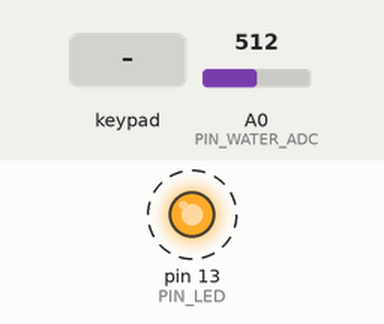
The sketch below on a simulated Arduino Uno, built with avr-gcc and run on an emulated ATmega328P. Shown: output pins drawn as LEDs (lit = HIGH). Dashed ring = blinking. The test bench sets the inputs (shaded band); at power-on: A0 (PIN_WATER_ADC) = 512. Pins used as bus, display or sensor lines are not drawn; what the sketch prints to the serial monitor is not drawn.

Above: at 1.2 s.
1.3 s: key '1' pressed
3.5 s: keypad keys 2 3 4 5 pressed 0.4 s apart
7.5 s: key '*' pressed
9.5 s: keypad keys 2 3 4 5 # pressed 0.4 s apart
Timing chart, 0 to 14.5 s (numbered marks = the images above; inputs shaded):
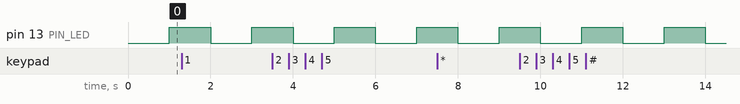

The sketch:

factory_demo_arduino.ino
```cpp
// factory_demo_arduino.ino
// Demo: water-level (ADC), keypad setpoint, status via Serial, PWM pump, watchdog
// Boards: Arduino UNO / ATmega328P @ 16 MHz
#include <Keypad.h>
#include <avr/wdt.h>

// -------- Pins --------
const uint8_t PIN_WATER_ADC = A0;   // water level sensor (0-1023)
const uint8_t PIN_PUMP_PWM  = 5;    // OC0B (Timer0 PWM-capable on UNO), drives pump/valve
const uint8_t PIN_LED       = 13;   // heartbeat

// -------- Keypad (4x3) --------
// Rows: D2..D5, Cols: D6..D8  (adjust to your wiring)
const byte ROWS = 4, COLS = 3;
char keys[ROWS][COLS] = {
  {'1','2','3'},
  {'4','5','6'},
  {'7','8','9'},
  {'*','0','#'}
};
byte rowPins[ROWS] = {2,3,4,5};
byte colPins[COLS] = {6,7,8};
Keypad keypad = Keypad(makeKeymap(keys), rowPins, colPins, ROWS, COLS);

// -------- State --------
int setpoint = 600;               // target water level (0-1023)
int adcVal   = 0;                 // current water level
String entry = "";                // keypad entry buffer
unsigned long lastPrint = 0;

void setup() {
  pinMode(PIN_LED, OUTPUT);
  pinMode(PIN_PUMP_PWM, OUTPUT);
  analogWrite(PIN_PUMP_PWM, 0);   // pump off

  Serial.begin(9600);             // 8N1
  wdt_enable(WDTO_2S);            // enable watchdog ~2s

  // Small banner
  Serial.println(F("Factory demo (ADC+Keypad+PWM+WDT)"));
  Serial.println(F("Enter setpoint (0..1023) then press #"));
}

void loop() {
  // ----- Read keypad (non-blocking) -----
  char k = keypad.getKey();
  if (k) {
    if (k >= '0' && k <= '9') {
      entry += k;
      Serial.print(k);
    } else if (k == '#') {
      if (entry.length() > 0) {
        long v = entry.toInt();
        if (v < 0) v = 0;
        if (v > 1023) v = 1023;
        setpoint = (int)v;
      }
      Serial.print(F(" -> setpoint="));
      Serial.println(setpoint);
      entry = "";
    } else if (k == '*') {
      entry = "";
      Serial.println(F("\nCleared"));
    }
  }

  // ----- Sample water level (ADC) -----
  adcVal = analogRead(PIN_WATER_ADC);

  // ----- Simple control: drive pump based on error -----
  int error = setpoint - adcVal;          // positive -> need more water
  int duty  = 0;
  if (error > 0) {
    // map error (0..512) -> duty (0..255)
    long e = error; if (e > 512) e = 512;
    duty = (int)(e * 255L / 512L);
  } else {
    duty = 0; // above setpoint -> stop pump
  }
  analogWrite(PIN_PUMP_PWM, duty);

  // ----- Heartbeat + periodic status -----
  if (millis() - lastPrint >= 1000) {
    lastPrint = millis();
    digitalWrite(PIN_LED, !digitalRead(PIN_LED));
    Serial.print(F("ADC=")); Serial.print(adcVal);
    Serial.print(F("  SP=")); Serial.print(setpoint);
    Serial.print(F("  PWM=")); Serial.println(duty);
  }

  // ----- Pet the watchdog -----
  wdt_reset();
}
```

Measured:
- by itself, pin 13 (PIN_LED): alternates HIGH for 1.0 s and LOW for 1.0 s
